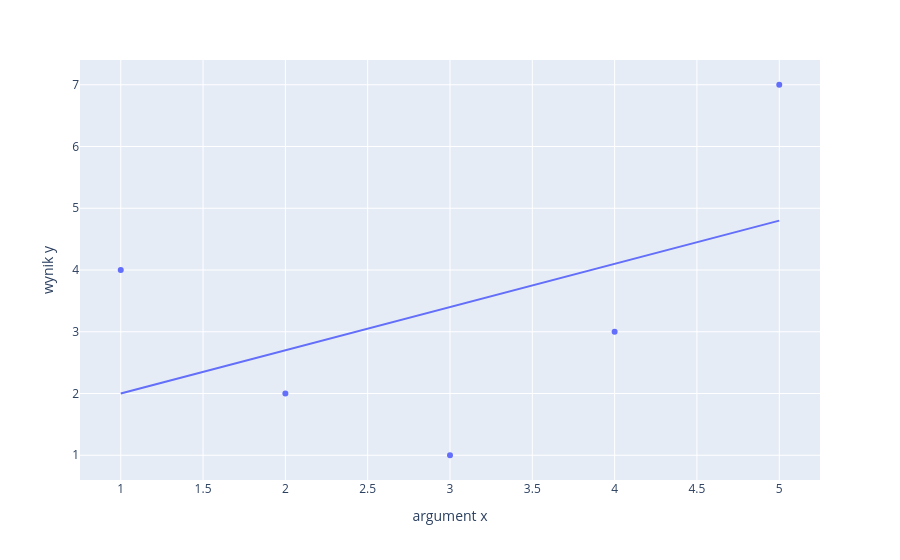

The notebook cell saved with this chart:
### Code cell
X = x[:, np.newaxis]
model = LinearRegression().fit(X, y)
yfit = model.predict(X)
fig = px.scatter(x=x, y=y, labels={"x": "argument x", "y": "wynik y"})
fig.add_traces(px.line(x=x, y=yfit).data)
fig.show()

### Figure 1 — Plotly figure (JSON) as saved in the notebook; plotly's stock layout.template omitted (floating-point values rounded to 4 significant figures)
{"data": [{"hovertemplate": "argument x=%{x}<br>wynik y=%{y}<extra></extra>", "legendgroup": "", "marker": {"color": "#636efa", "symbol": "circle"}, "mode": "markers", "name": "", "orientation": "v", "showlegend": false, "type": "scatter", "x": [1, 2, 3, 4, 5], "xaxis": "x", "y": [4, 2, 1, 3, 7], "yaxis": "y"}, {"hovertemplate": "x=%{x}<br>y=%{y}<extra></extra>", "legendgroup": "", "line": {"color": "#636efa", "dash": "solid"}, "marker": {"symbol": "circle"}, "mode": "lines", "name": "", "orientation": "v", "showlegend": false, "type": "scatter", "x": [1, 2, 3, 4, 5], "xaxis": "x", "y": [2.0, 2.7, 3.4, 4.1, 4.8], "yaxis": "y"}], "layout": {"legend": {"tracegroupgap": 0}, "margin": {"t": 60}, "xaxis": {"anchor": "y", "domain": [0, 1], "title": {"text": "argument x"}}, "yaxis": {"anchor": "x", "domain": [0, 1], "title": {"text": "wynik y"}}}}
